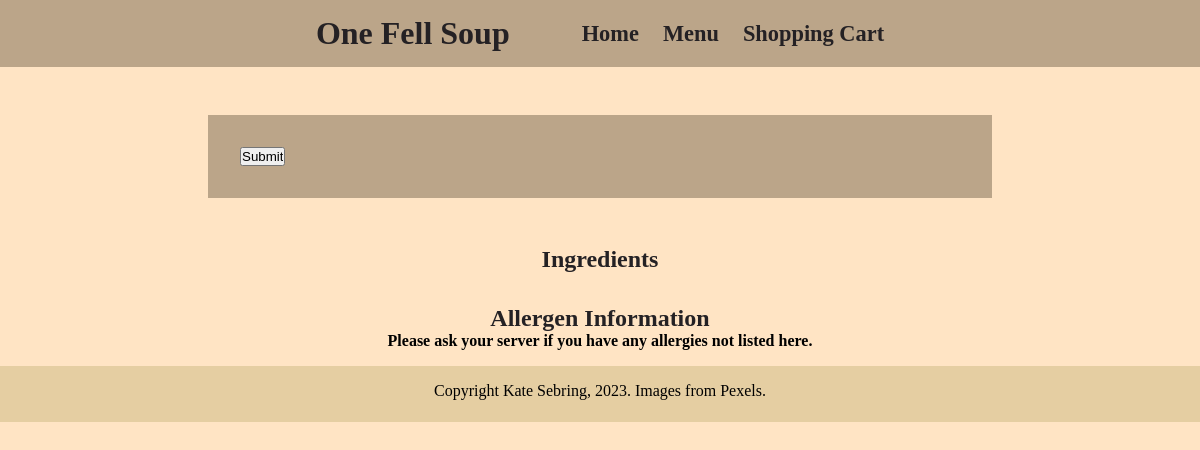
The page /minestroni.php on the database as committed earlier.
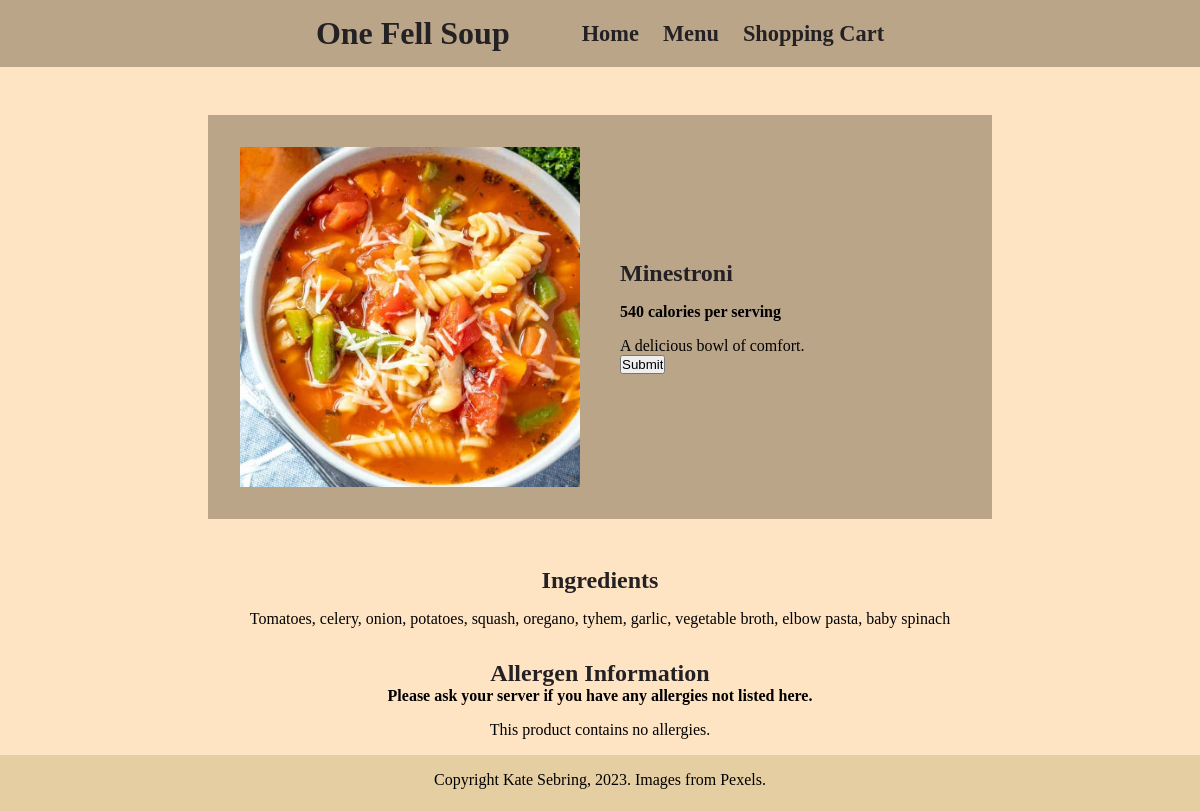
The same page on the database as committed later.
### tables this page shows
CREATE TABLE soup_products(
productID INT AUTO_INCREMENT PRIMARY KEY,
productName VARCHAR(255),
productDescription VARCHAR(1000),
calories INT,
productPrice DECIMAL(13,2),
webPageLink VARCHAR(255),
allergies VARCHAR (1000),
ingredients VARCHAR (1000),
productImg VARCHAR(255)
);

### minestroni.php (the view, shortened to what this page needs)
<?php
include("header.php");
?>
<!DOCTYPE html>
<html lang="en">
<head>
    <link href="css/universal_settings.css" rel="stylesheet">
</head>
<body>
    <main>
        <div class="main-product-info">
        <?php
            try {
                $selectItem = "SELECT * FROM soup_products WHERE productId = 6";
                $stmt = $conn->prepare($selectItem);
                $stmt->execute();
                $stmt->setFetchMode(PDO::FETCH_ASSOC);
                foreach($stmt->fetchAll() as $listItem) {
                    $productName = $listItem['productName'];
                    $calories = $listItem['calories'];
                    $productImg = $listItem['productImg'];
                    $productDescription = $listItem['productDescription'];
                    echo "<div class='productImage'><img src='$productImg' class='soup-img'></div>";
                    echo "<div class='productInfo'><h2>$productName</h2>";
                    echo "<p><b>$calories calories per serving</b></p>";
                    echo "<p id='product-description'>$productDescription</p>";
                }
            } catch(PDOException $e) {
                echo "Error: " . $e->getMessage();
            }
        ?>
            <form action="minestroni.php" method="post">
                <input type="submit" name="submit">
            </form>
            </div>
        </div>
        <div class="nutrition-info">
            <div id="ingredients">
                <h3>Ingredients</h3>
                <?php
                try {
                    $selectItem = "SELECT * FROM soup_products WHERE productId = 6";
                    $stmt = $conn->prepare($selectItem);
                    $stmt->execute();
                    $stmt->setFetchMode(PDO::FETCH_ASSOC);
                    foreach($stmt->fetchAll() as $listItem) {
                        $ingredients = $listItem['ingredients'];
                        echo "<p>$ingredients</p>";
                    }
                } catch(PDOException $e) {
                    echo "Error: " . $e->getMessage();
                }
                ?>
            </div>
            <div id="allergens">
                <h3>Allergen Information</h3>
                <strong>Please ask your server if you have any allergies not listed here.</strong>
                <?php
                try {
                    $selectItem = "SELECT * FROM soup_products WHERE productId = 6";
                    $stmt = $conn->prepare($selectItem);
                    $stmt->execute();
                    $stmt->setFetchMode(PDO::FETCH_ASSOC);
                    foreach($stmt->fetchAll() as $listItem) {
                        $allergies = $listItem['allergies'];
                        echo "<p>This product contains $allergies.</p>";
                    }
                } catch(PDOException $e) {
                    echo "Error: " . $e->getMessage();
                }
                ?>
            </div>
        </div>
    <footer>
        Copyright Kate Sebring, 2023. Images from Pexels.
    </footer>
    </main>
</body>
</html>

### header.php (shortened to what this page needs)
<nav>
        <h1>One Fell Soup</h1>
        <div class="nav-item"><a href="homepage.php">Home</a></div>
        <div class="nav-item"><a href="menu.php">Menu</a></div>
        <div class="nav-item"><a href="shopping_cart.php">Shopping Cart</a></div>
    </nav>

### css/universal_settings.css (style rules this page uses)
* { margin: 0; padding: 0; }
body { font-family: Cambria, Cochin, Georgia, Times, 'Times New Roman', serif; background-color: bisque; }
nav { display: flex; flex-flow: row wrap; justify-content: center; align-items: center; background-color: #bba589; }
.nav-item { display: none; }
.nav-item > a { color: #242124; text-decoration: none; }
h1 { font-size: 2em; }
footer { background-color: rgb(229, 206, 162); height: 2.5rem; text-align: center; width:100%; padding-top: 1em; padding-bottom: 1em; margin-top: 1em; }
@media screen and (min-width: 348px) { footer { padding-bottom: 0; } }
@media screen and (min-width: 620px) { nav { gap: 1.5em; padding: 15px 0 15px 0; } }
@media screen and (min-width: 620px) { .nav-item { display: inline-block; font-size: 1.4em; font-weight: 700; } }

### minestroni.php (style rules this page uses)
.main-product-info { margin: auto; margin-top: 3rem; display: flex; flex-flow: column wrap; justify-content: center; align-items: center; text-align: center; padding: 2rem; background-color: #bba589; }
h2 { margin-bottom: 1rem; }
.soup-img { width: 100%; padding-bottom:1rem; }
h1, h2, h3 { color: #242124; }
p { margin-top:1rem; }
h3 { font-size: 1.5rem; }
.nutrition-info { display: flex; flex-flow: column wrap; align-items: center; gap:2rem; margin-top: 3rem; text-align: center; }
@media screen and (min-width: 700px) { main { flex-flow: row wrap; } }
@media screen and (min-width: 700px) { .soup-img { padding-bottom:0; } }
@media screen and (min-width: 700px) { .main-product-info { display: grid; grid-template-columns: repeat(2, 4fr); grid-template-rows: 1fr; grid-column-gap: 40px; grid-row-gap: 0px; text-align: left; width:70%; } }
@media screen and (min-width: 700px) { .productImage { grid-area: 1 / 1 / 2 / 2; } }
@media screen and (min-width: 700px) { .productInfo { grid-area: 1 / 2 / 2 / 3; } }
@media screen and (min-width: 1200px) { .main-product-info { width:60%; } }

Rows that differ between the two databases and show on the page:
added soup_products: productImg (picture), productName "Minestroni", calories "540", productDescription "A delicious bowl of comfort.", ingredients "Tomatoes, celery, onion, potatoes, squash, oregano, tyhem, garlic, vegetable broth, elbow pasta, baby spinach", allergies "no allergies"
